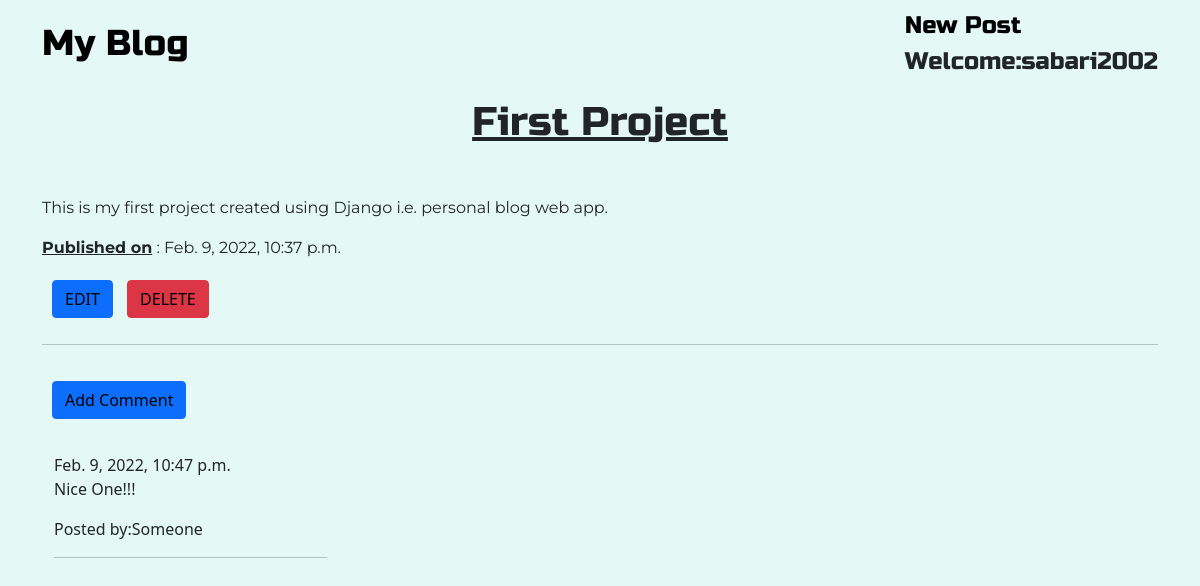
The app's page /post/1/ (signed in) with its own data.
### blog/models.py (models this page shows, shortened)
class Post(models.Model):
    author = models.ForeignKey('auth.User',on_delete=models.CASCADE)
    title = models.CharField(max_length=200)
    text = models.TextField()
    created_date = models.DateTimeField(default=timezone.now)

class Comment(models.Model):
    post = models.ForeignKey('blog.Post', related_name='comments',on_delete=models.CASCADE)
    author = models.CharField(max_length=250)
    text = models.TextField()
    created_date = models.DateTimeField(default=timezone.now)
    approved_comment = models.BooleanField(default=False)

### blog/views.py (the view)
# urls.py: path('post/<int:pk>/',views.PostDetailView.as_view(),name='post_detail'),
class PostDetailView(DetailView):
    model = Post

### blog/templates/blog/post_detail.html (shortened to what this page needs)
{% extends "blog/base.html" %}
{% block body %}
<h1 class="posttitle">
    {{post.title}}
</h1>
<p class="postcontent">{{post.text}}</p>
 <div class="date postdate">
    <span style="text-decoration:underline;"><strong>Published on</strong></span> : {{ post.created_date }}
 </div>
{% if user.is_authenticated %}
<a class="btn btn-primary btn-comment" href="{% url 'update' pk=post.pk %}">EDIT</a>
<a class="btn btn-danger btn-comment" href="{% url 'delete' pk=post.pk %}">DELETE</a>
{% endif %}
<hr>
<a class="btn btn-primary btn-comment" href="{% url 'add_comment_to_post' pk=post.pk %}">Add Comment</a>
<div class="container">
{% for comment in post.comments.all %}
    <br>
    {% if user.is_authenticated or comment.approved_comment %}
        {{comment.created_date}}
        <p>{{comment.text}}</p>
        <p>Posted by:{{comment.author}}</p>
        <hr style="width:25%">
    {% endif %}
{% empty %}
    <p>No Comments!</p>
{% endfor %}
</div>
{% endblock %}

### blog/templates/blog/base.html (shortened to what this page needs)
<!DOCTYPE html>
{% load static %}
<html lang="en">
<head>
    <link href="https://cdn.jsdelivr.net/npm/bootstrap@5.1.3/dist/css/bootstrap.min.css" rel="stylesheet">
    <link rel="stylesheet" href="{% static 'css/blog.css' %}">
</head>
<body>
    <nav class="navbar navbar-default sticky-top techfont" >
        <div class="container">
        <ul class="nav navbar-nav">
            <li><a class="navbar-brand bigbrand" href="{% url 'post_list' %}">My Blog</a></li>
        </ul>
        <ul class="nav navbar-nav navbar-right">
            {% if user.is_authenticated %}
                <li>
                    <a style="color:black;text-decoration:none" href="{% url 'create' %}">New Post</a>
                </li>
                <li>
                    <a>Welcome:{{ user.username }}</a>
                </li>
            {% endif %}
        </ul>
        </div>
    </nav>
            <div class="container">
                {% block body %}
                {% endblock %}
            </div>
</body>
</html>

### blog/static/css/blog.css (style rules this page uses)
body { min-height: 100vh; display: flex; flex-direction: column; background-color: #E4F9F5; }
.techfont { font-family: 'Russo One', sans-serif; font-size:1.5em; margin-bottom: 10px; background-color:#E4F9F5; }
.bigbrand { font-size:1.5em; color:black; }
.posttitle { font-family: 'Russo One', sans-serif; font-size:2.5em; text-align:center; margin-bottom:50px; text-decoration: underline; }
.postcontent { font-family: 'Montserrat', sans-serif; }
.postdate { font-family: 'Montserrat', sans-serif; }
.btn-comment { margin-top: 20px; margin-bottom: 10px; color:black; margin-left: 10px; }

### records on screen
Post: title "First Project", text "This is my first project created using Django i.e. personal blog web app.", created_date "Feb. 9, 2022, 10:37 p.m."
Comment: created_date "Feb. 9, 2022, 10:47 p.m.", text "Nice One!!!", author "Someone"

### other values on screen
{{ user.username }} "sabari2002"
